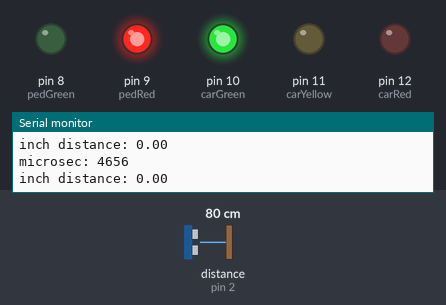
Recording of a sketch running on a simulated Arduino Uno, built with avr-gcc and run on an emulated ATmega328P. On the bench: output pins drawn as LEDs (lit = HIGH), the last lines printed to the serial monitor. The inputs (shaded band) are chosen by the test bench; at power-on: distance to the obstacle (sensor on pin 2) 80 cm. The echo pulse lasts 58.3 µs per cm.

Above: at 2.5 s.
At 6.0 s:
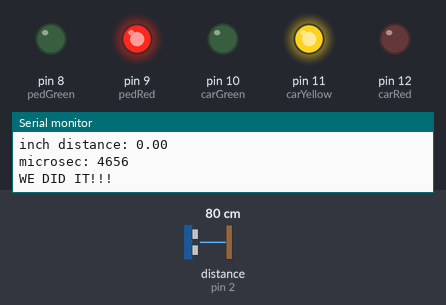
At 7.5 s:
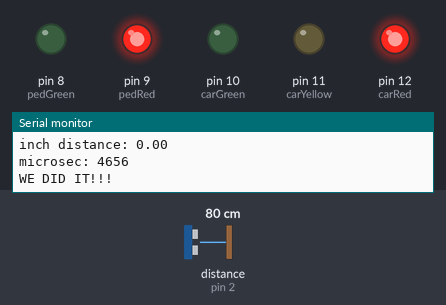
At 10.6 s:
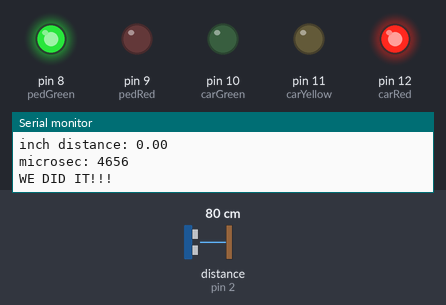
At 17.91 s:
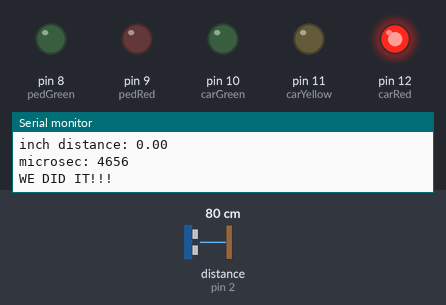
Timing chart, 0 to 25.4 s (numbered marks = the images above):
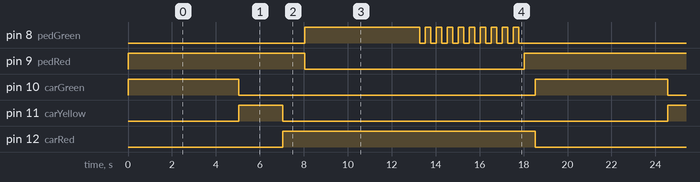

Measured:
- by itself, pin 8 (pedGreen): repeats every 19.5 s: 9 × (LOW 0.25 s, HIGH 0.25 s), LOW 9.8 s, HIGH 5.3 s
- by itself, pin 9 (pedRed): alternates HIGH for 9.5 s and LOW for 10.0 s
- by itself, pin 10 (carGreen): alternates HIGH for 6.0 s and LOW for 13.5 s
- by itself, pin 11 (carYellow): alternates HIGH for 2.0 s and LOW for 17.5 s
- by itself, pin 12 (carRed): alternates HIGH for 11.5 s and LOW for 8.0 s

The sketch:

Echo_Lab.ino
```cpp
#include <Ultrasonic.h>

int carRed = 12;
int carYellow = 11;
int carGreen = 10;
int pedRed = 9;
int pedGreen = 8;
int echo = 2;
int trigger = 3;
int crossTime = 5000;
unsigned long changeTime;
float inchDistance;

Ultrasonic ultrasonic(trigger, echo);

void setup() {
  Serial.begin(9600);//set Serial Baud rate
  Serial.println("Ultrasonic sensor starting!!!!!");

  // put your setup code here, to run once:
  pinMode(carRed, OUTPUT);
  pinMode(carYellow, OUTPUT);
  pinMode(carGreen, OUTPUT);
  pinMode(pedRed, OUTPUT);
  pinMode(pedGreen, OUTPUT);
  digitalWrite(carGreen, HIGH);
  digitalWrite(pedRed, HIGH);
}

void loop() {
  float inchDistance;
  long microsec = ultrasonic.timing();
  Serial.print("microsec: ");
  Serial.println(microsec);

  inchDistance = ultrasonic.CalcDistance(microsec,Ultrasonic::IN);

  if (inchDistance < 100.0 && (millis() - changeTime) > 5000) {
    Serial.println("WE DID IT!!!");
    changeLights();
  }

  Serial.print("inch distance: ");
  Serial.println(inchDistance);

  delay(1000);
}

void changeLights() {
  digitalWrite(carGreen, LOW);
  digitalWrite(carYellow, HIGH);
  delay(2000);

  digitalWrite(carYellow, LOW);
  digitalWrite(carRed, HIGH);
  delay(1000);

  digitalWrite(pedRed, LOW);
  digitalWrite(pedGreen, HIGH);
  delay(crossTime);

  for (int x=0; x<10; x++) {
    digitalWrite(pedGreen, HIGH);
    delay(250);
    digitalWrite(pedGreen, LOW);
    delay(250);
  }

  digitalWrite(pedRed, HIGH);
  delay(500);

  digitalWrite(carGreen, HIGH);
  digitalWrite(carRed, LOW);
  delay(1000);

  changeTime = millis();
}
```
